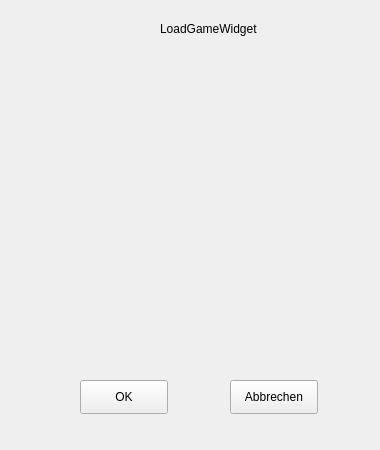
<?xml version="1.0" encoding="UTF-8"?>
<ui version="4.0">
 <class>LoadGameWidget</class>
 <widget class="QWidget" name="LoadGameWidget">
  <property name="geometry">
   <rect>
    <x>0</x>
    <y>0</y>
    <width>380</width>
    <height>450</height>
   </rect>
  </property>
  <property name="windowTitle">
   <string>Form</string>
  </property>
  <widget class="QLabel" name="label">
   <property name="geometry">
    <rect>
     <x>160</x>
     <y>20</y>
     <width>111</width>
     <height>18</height>
    </rect>
   </property>
   <property name="text">
    <string>LoadGameWidget</string>
   </property>
  </widget>
  <widget class="QPushButton" name="qbutton_apply">
   <property name="geometry">
    <rect>
     <x>80</x>
     <y>380</y>
     <width>88</width>
     <height>34</height>
    </rect>
   </property>
   <property name="text">
    <string>OK</string>
   </property>
  </widget>
  <widget class="QPushButton" name="qbutton_cancel">
   <property name="geometry">
    <rect>
     <x>230</x>
     <y>380</y>
     <width>88</width>
     <height>34</height>
    </rect>
   </property>
   <property name="text">
    <string>Abbrechen</string>
   </property>
  </widget>
 </widget>
 <resources/>
 <connections/>
</ui>
